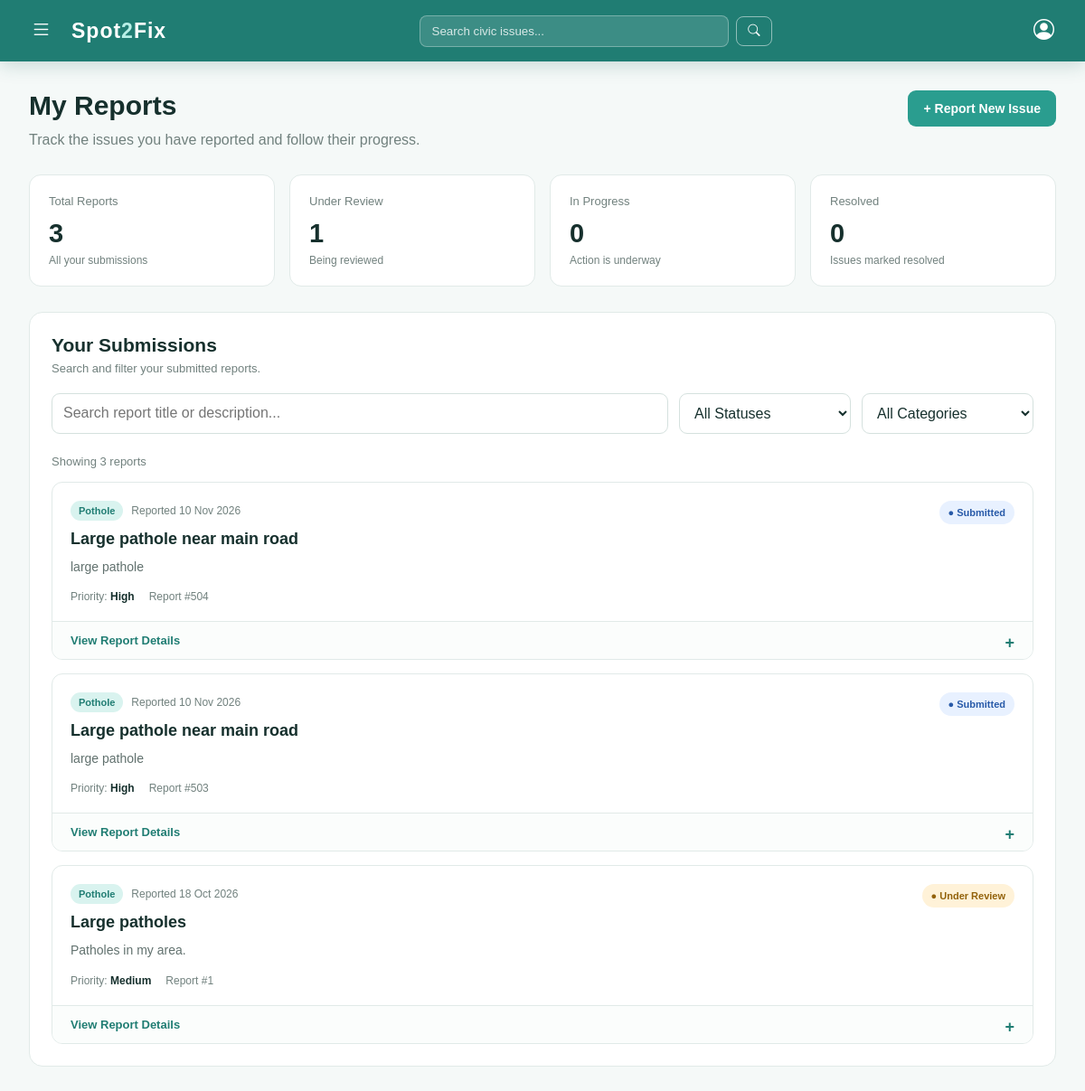
Before: /citizen/my-issues/ (signed in) with the older database file.
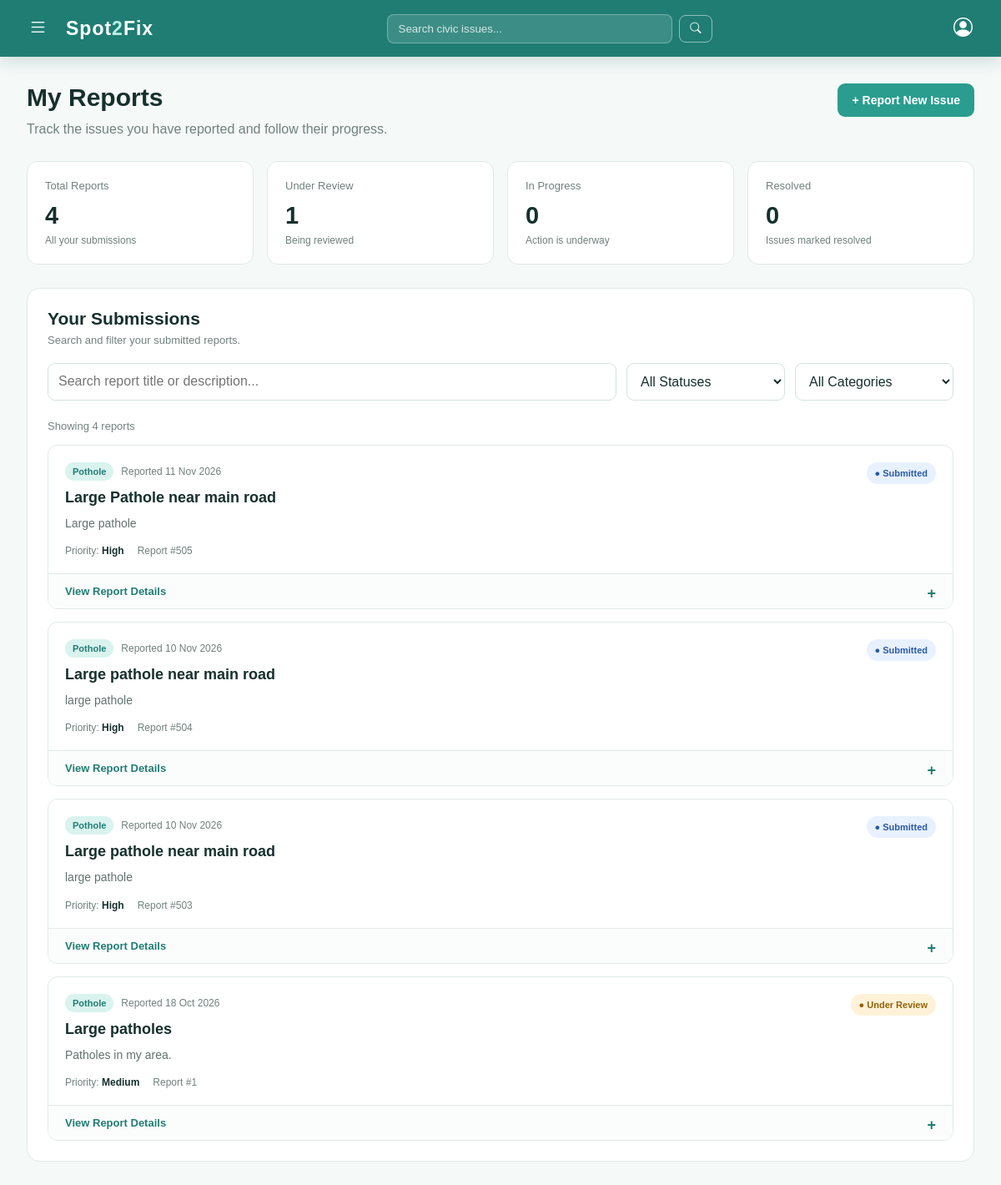
After: the same page with the newer database file.
### app1/models.py (models this page shows, shortened)
class Issue(models.Model):
    CATEGORY_CHOICES = [
        ('pothole', 'Pothole'),
        ('damaged_road', 'Damaged Road'),
        ('waterlogging', 'Waterlogging'),
        ('garbage', 'Garbage'),
        ('other', 'Other'),
    ]
    STATUS_CHOICES = [
        ('submitted', 'Submitted'),
        ('under_review', 'Under Review'),
        ('in_progress', 'In Progress'),
        ('resolved', 'Resolved'),
    ]
    PRIORITY_CHOICES = [
        ('low', 'Low'),
        ('medium', 'Medium'),
        ('high', 'High'),
    ]
    user = models.ForeignKey(
        User, on_delete=models.CASCADE, related_name='issues'
    )
    title = models.CharField(max_length=200)
    description = models.TextField()
    category = models.CharField(
        max_length=30, choices=CATEGORY_CHOICES
    )
    photo = models.ImageField(upload_to='issues/', blank=True, null=True)
    latitude = models.FloatField(blank=True, null=True)
    longitude = models.FloatField(blank=True, null=True)
    priority = models.CharField(
        max_length=10, choices=PRIORITY_CHOICES, default='medium'
    )
    status = models.CharField(
        max_length=20, choices=STATUS_CHOICES, default='submitted'
    )
    created_at = models.DateTimeField(auto_now_add=True)

### app1/views.py (the view)
# urls.py: path('citizen/my-issues/', views.my_reports, name='my_issues'),
@login_required
def my_reports(request):
    try:
        role = request.user.profile.role
    except Profile.DoesNotExist:
        logout(request)
        return redirect("loginuser")
    if role != "citizen":
        return redirect_to_dashboard(request.user)
    reports = Issue.objects.filter(
        user=request.user
    ).order_by("-created_at")
    context = {
        "reports": reports,
        "total_reports": reports.count(),
        "submitted_count": reports.filter(status="submitted").count(),
        "under_review_count": reports.filter(status="under_review").count(),
        "in_progress_count": reports.filter(status="in_progress").count(),
        "resolved_count": reports.filter(status="resolved").count(),
    }
    return render(
        request,
        "project1/my_issue.html",
        context
    )

### app1/templates/project1/my_issue.html (shortened to what the changed rows need)
<!DOCTYPE html>
<html lang="en">
<head>
</head>
<body>
    {% include 'project1/navbar.html' %}
    <main class="page">
        <header class="page-header">
            <div>
                <h1>My Reports</h1>
            </div>
        </header>
        <section class="stats" aria-label="Report statistics">
            <div class="stat-card">
                <div class="stat-label">Total Reports</div>
                <div class="stat-number">{{ total_reports }}</div>
                <div class="stat-subtitle">All your submissions</div>
            </div>
        </section>
        <section class="reports-panel">
            <div class="panel-heading">
                <div>
                    <h2>Your Submissions</h2>
                </div>
            </div>
            {% if reports %}
                <div class="filters">
                    <input
                        type="search"
                        id="report-search"
                        placeholder="Search report title or description..."
                        aria-label="Search your reports">
                    <select id="status-filter" aria-label="Filter by status">
                        <option value="">All Statuses</option>
                    </select>
                    <select id="category-filter" aria-label="Filter by category">
                        <option value="">All Categories</option>
                    </select>
                </div>
                <div class="results-count" id="results-count">
                    Showing {{ total_reports }} report{{ total_reports|pluralize }}
                </div>
                <div class="report-list" id="report-list">
                    {% for report in reports %}
                        <article
                            class="report-card"
                            data-title="{{ report.title|lower }}"
                            data-description="{{ report.description|lower }}"
                            data-status="{{ report.status }}"
                            data-category="{{ report.category }}">
                            <div class="report-main">
                                <div class="report-content">
                                    <div class="report-topline">
                                        <span class="category">
                                            {{ report.get_category_display|default:report.category }}
                                        </span>
                                        <span class="report-date">
                                            Reported {{ report.created_at|date:"d M Y" }}
                                        </span>
                                    </div>
                                    <h3 class="report-title">
                                        {{ report.title }}
                                    </h3>
                                    <p class="report-description">
                                        {{ report.description|truncatechars:180 }}
                                    </p>
                                    <div class="report-meta">
                                        <span>
                                            Priority:
                                            <strong class="priority priority-{{ report.priority }}">
                                                {{ report.get_priority_display|default:report.priority|title }}
                                            </strong>
                                        </span>
                                        <span>
                                            Report #{{ report.pk }}
                                        </span>
                                    </div>
                                </div>
                                <div class="report-right">
                                    <span class="status
                                        {% if report.status == 'submitted' %}
                                            status-submitted
                                        {% elif report.status == 'under_review' %}
                                            status-under-review
                                        {% elif report.status == 'in_progress' %}
                                            status-in-progress
                                        {% elif report.status == 'resolved' %}
                                            status-resolved
                                        {% endif %}">
                                        {% if report.status == 'submitted' %}
                                            ● Submitted
                                        {% elif report.status == 'under_review' %}
                                            ● Under Review
                                        {% elif report.status == 'in_progress' %}
                                            ● In Progress
                                        {% elif report.status == 'resolved' %}
                                            ● Resolved
                                        {% else %}
                                            {{ report.get_status_display|default:report.status|title }}
                                        {% endif %}
                                    </span>
                                </div>
                            </div>
                            <details class="details">
                                <summary>View Report Details</summary>
                            </details>
                        </article>
                    {% endfor %}
                </div>
            {% endif %}
        </section>
    </main>
</body>
</html>

Changed rows visible on the page:
added Issue: category "Pothole", created_at "11 Nov 2026", title "Large Pathole near main road", description "Large pathole", priority "High", pk "505", status "● Submitted"
Other visible differences:
{{ total_reports }}: "3" → "4"
